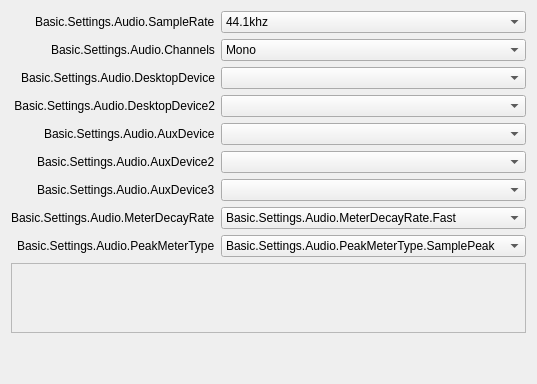
       <widget class="QWidget" name="audioPage">
        <layout class="QFormLayout" name="formLayout">
         <property name="fieldGrowthPolicy">
          <enum>QFormLayout::AllNonFixedFieldsGrow</enum>
         </property>
         <property name="labelAlignment">
          <set>Qt::AlignRight|Qt::AlignTrailing|Qt::AlignVCenter</set>
         </property>
         <item row="0" column="0">
          <widget class="QLabel" name="label_14">
           <property name="text">
            <string>Basic.Settings.Audio.SampleRate</string>
           </property>
           <property name="buddy">
            <cstring>sampleRate</cstring>
           </property>
          </widget>
         </item>
         <item row="0" column="1">
          <widget class="QComboBox" name="sampleRate">
           <property name="currentText">
            <string notr="true">44.1khz</string>
           </property>
           <property name="currentIndex">
            <number>0</number>
           </property>
           <item>
            <property name="text">
             <string>44.1khz</string>
            </property>
           </item>
           <item>
            <property name="text">
             <string>48khz</string>
            </property>
           </item>
          </widget>
         </item>
         <item row="1" column="0">
          <widget class="QLabel" name="label_15">
           <property name="text">
            <string>Basic.Settings.Audio.Channels</string>
           </property>
           <property name="buddy">
            <cstring>channelSetup</cstring>
           </property>
          </widget>
         </item>
         <item row="1" column="1">
          <widget class="QComboBox" name="channelSetup">
           <property name="currentText">
            <string>Mono</string>
           </property>
           <property name="currentIndex">
            <number>0</number>
           </property>
           <item>
            <property name="text">
             <string>Mono</string>
            </property>
           </item>
           <item>
            <property name="text">
             <string>Stereo</string>
            </property>
           </item>
           <item>
            <property name="text">
             <string>2.1</string>
            </property>
           </item>
           <item>
            <property name="text">
             <string>4.0</string>
            </property>
           </item>
           <item>
            <property name="text">
             <string>4.1</string>
            </property>
           </item>
           <item>
            <property name="text">
             <string>5.1</string>
            </property>
           </item>
           <item>
            <property name="text">
             <string>7.1</string>
            </property>
           </item>
          </widget>
         </item>
         <item row="2" column="0">
          <widget class="QLabel" name="label_2">
           <property name="minimumSize">
            <size>
             <width>170</width>
             <height>0</height>
            </size>
           </property>
           <property name="text">
            <string>Basic.Settings.Audio.DesktopDevice</string>
           </property>
           <property name="alignment">
            <set>Qt::AlignRight|Qt::AlignTrailing|Qt::AlignVCenter</set>
           </property>
           <property name="buddy">
            <cstring>desktopAudioDevice1</cstring>
           </property>
          </widget>
         </item>
         <item row="2" column="1">
          <widget class="QComboBox" name="desktopAudioDevice1">
           <property name="enabled">
            <bool>true</bool>
           </property>
          </widget>
         </item>
         <item row="3" column="0">
          <widget class="QLabel" name="label_3">
           <property name="text">
            <string>Basic.Settings.Audio.DesktopDevice2</string>
           </property>
           <property name="alignment">
            <set>Qt::AlignRight|Qt::AlignTrailing|Qt::AlignVCenter</set>
           </property>
           <property name="buddy">
            <cstring>desktopAudioDevice2</cstring>
           </property>
          </widget>
         </item>
         <item row="3" column="1">
          <widget class="QComboBox" name="desktopAudioDevice2">
           <property name="enabled">
            <bool>true</bool>
           </property>
          </widget>
         </item>
         <item row="4" column="0">
          <widget class="QLabel" name="label_4">
           <property name="text">
            <string>Basic.Settings.Audio.AuxDevice</string>
           </property>
           <property name="buddy">
            <cstring>auxAudioDevice1</cstring>
           </property>
          </widget>
         </item>
         <item row="4" column="1">
          <widget class="QComboBox" name="auxAudioDevice1">
           <property name="enabled">
            <bool>true</bool>
           </property>
          </widget>
         </item>
         <item row="5" column="0">
          <widget class="QLabel" name="label_5">
           <property name="text">
            <string>Basic.Settings.Audio.AuxDevice2</string>
           </property>
           <property name="buddy">
            <cstring>auxAudioDevice2</cstring>
           </property>
          </widget>
         </item>
         <item row="5" column="1">
          <widget class="QComboBox" name="auxAudioDevice2">
           <property name="enabled">
            <bool>true</bool>
           </property>
          </widget>
         </item>
         <item row="6" column="0">
          <widget class="QLabel" name="label_6">
           <property name="text">
            <string>Basic.Settings.Audio.AuxDevice3</string>
           </property>
           <property name="buddy">
            <cstring>auxAudioDevice3</cstring>
           </property>
          </widget>
         </item>
         <item row="6" column="1">
          <widget class="QComboBox" name="auxAudioDevice3">
           <property name="enabled">
            <bool>true</bool>
           </property>
          </widget>
         </item>
         <item row="9" column="0" colspan="2">
          <widget class="QScrollArea" name="audioSourceScrollArea">
           <property name="widgetResizable">
            <bool>true</bool>
           </property>
           <widget class="QWidget" name="audioSourceWidget">
            <property name="geometry">
             <rect>
              <x>0</x>
              <y>0</y>
              <width>800</width>
              <height>69</height>
             </rect>
            </property>
           </widget>
          </widget>
         </item>
         <item row="10" column="1">
          <widget class="QLabel" name="audioMsg">
           <property name="styleSheet">
            <string notr="true">color: rgb(255, 0, 4);</string>
           </property>
           <property name="text">
            <string notr="true"/>
           </property>
           <property name="wordWrap">
            <bool>true</bool>
           </property>
          </widget>
         </item>
         <item row="11" column="1">
          <widget class="QLabel" name="audioMsg_2">
           <property name="text">
            <string notr="true"/>
           </property>
           <property name="wordWrap">
            <bool>true</bool>
           </property>
           <property name="themeID" stdset="0">
            <string notr="true">warning</string>
           </property>
          </widget>
         </item>
         <item row="7" column="0">
          <widget class="QLabel" name="label_65">
           <property name="text">
            <string>Basic.Settings.Audio.MeterDecayRate</string>
           </property>
           <property name="buddy">
            <cstring>meterDecayRate</cstring>
           </property>
          </widget>
         </item>
         <item row="7" column="1">
          <widget class="QComboBox" name="meterDecayRate">
           <property name="currentText">
            <string>Basic.Settings.Audio.MeterDecayRate.Fast</string>
           </property>
           <property name="currentIndex">
            <number>0</number>
           </property>
           <item>
            <property name="text">
             <string>Basic.Settings.Audio.MeterDecayRate.Fast</string>
            </property>
           </item>
           <item>
            <property name="text">
             <string>Basic.Settings.Audio.MeterDecayRate.Medium</string>
            </property>
           </item>
           <item>
            <property name="text">
             <string>Basic.Settings.Audio.MeterDecayRate.Slow</string>
            </property>
           </item>
          </widget>
         </item>
         <item row="8" column="1">
          <widget class="QComboBox" name="peakMeterType">
           <property name="currentIndex">
            <number>0</number>
           </property>
           <item>
            <property name="text">
             <string>Basic.Settings.Audio.PeakMeterType.SamplePeak</string>
            </property>
           </item>
           <item>
            <property name="text">
             <string>Basic.Settings.Audio.PeakMeterType.TruePeak</string>
            </property>
           </item>
          </widget>
         </item>
         <item row="8" column="0">
          <widget class="QLabel" name="label_66">
           <property name="text">
            <string>Basic.Settings.Audio.PeakMeterType</string>
           </property>
          </widget>
         </item>
        </layout>
       </widget>
